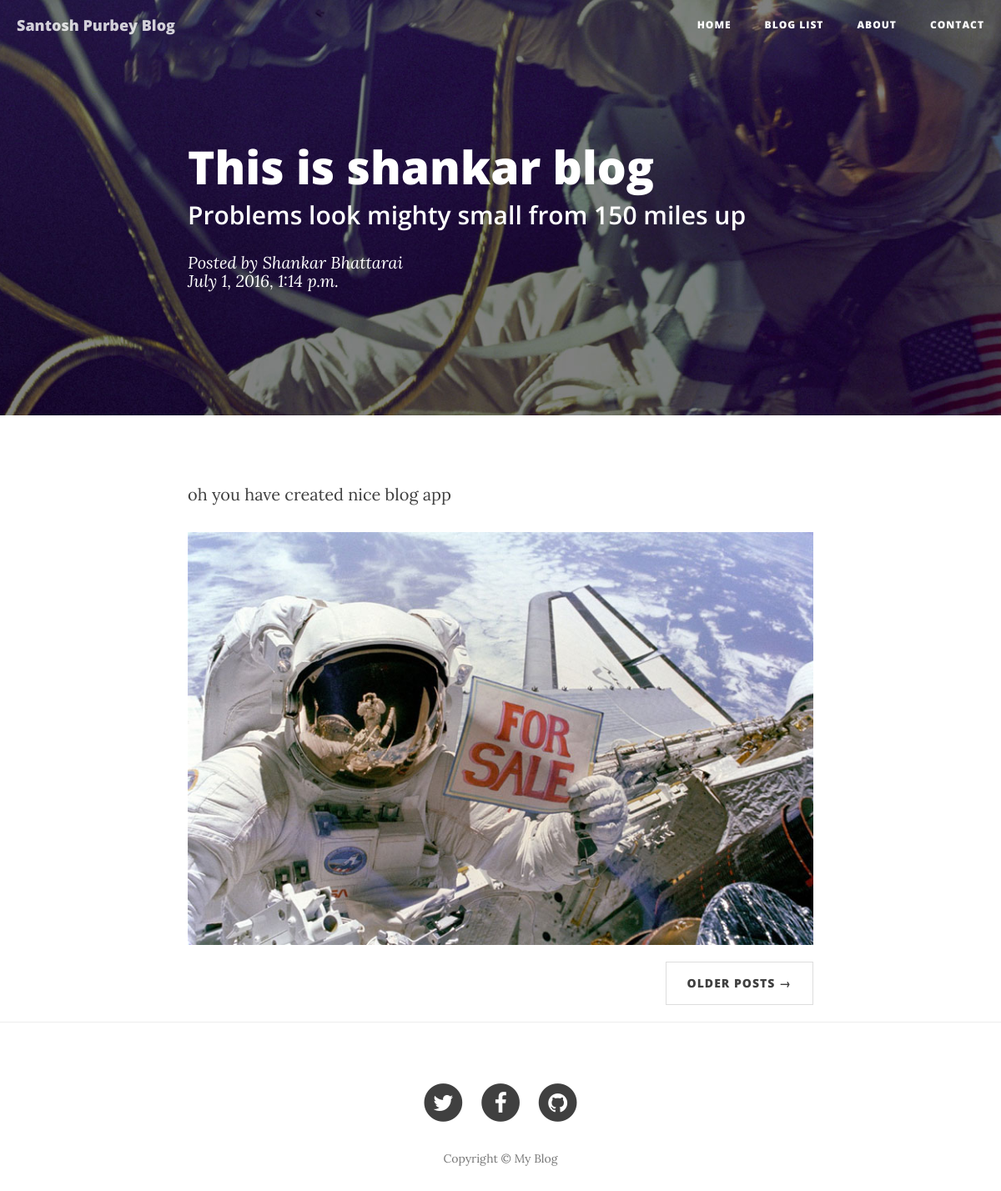
The page /post/3 on the database as committed earlier.
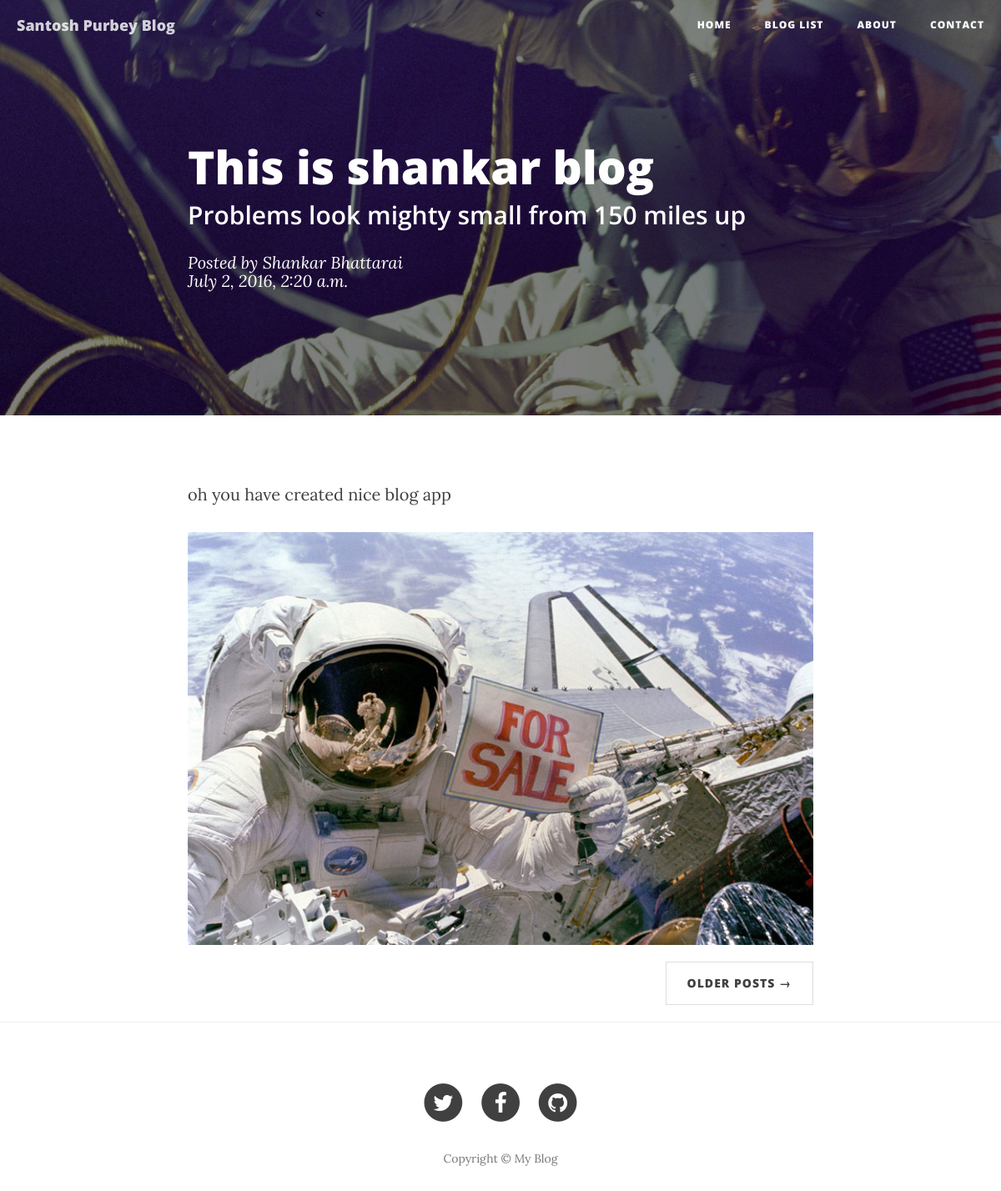
The same page on the database as committed later.
### blog_app/models.py (models this page shows, shortened)
class PostBlog(models.Model):
    title = models.CharField(help_text='write beautiful title of your blog', max_length=140)
    image = models.ImageField(null=True, blank=True, upload_to='Blog Image',)
    content = models.TextField(help_text='Write something you wish to write!')
    author = models.CharField(help_text='full Name', max_length=60)
    publish = models.BooleanField(default=False)
    created = models.DateTimeField(auto_now_add=True, auto_now=False)
    updated = models.DateTimeField(auto_now_add=False, auto_now=True)

### blog_app/views.py (the view)
# urls.py: url(r'^post/(?P<id>\d+)$', detail_view, name='detail'),
def detail_view(request, id):
	template = 'detail.html'
	blog = PostBlog.objects.get(id=id)
	context = {
	'title': 'Detail page- Blog',
	'blog': blog
	}
	return render(request, template, context)

### templates/detail.html (shortened to what this page needs)
{% extends 'base.html' %}
{% load staticfiles %}
 {% block header %}
    <header class="intro-header" style="background-image: url('{% static "img/post-bg.jpg" %}')">
        <div class="container">
            <div class="row">
                <div class="col-lg-8 col-lg-offset-2 col-md-10 col-md-offset-1">
                    <div class="post-heading">
                        <h1>{{ blog.title }}</h1>
                        <h2 class="subheading">Problems look mighty small from 150 miles up</h2>
                        <span class="meta">Posted by <a href="#">{{ blog.author }}<br/></a>{{ blog.updated }}</span>
                    </div>
                </div>
            </div>
        </div>
    </header>
{% endblock header %}
{% block container %}
                    <p>{{ blog.content }}</p>
    <img class="img-responsive" src="{% static 'img/post-sample-image.jpg' %}" alt="">
{% endblock container %}

Rows that differ between the two databases and show on the page:
changed PostBlog "This is shankar blog": updated "July 1, 2016, 1:14 p.m." → "July 2, 2016, 2:20 a.m."
